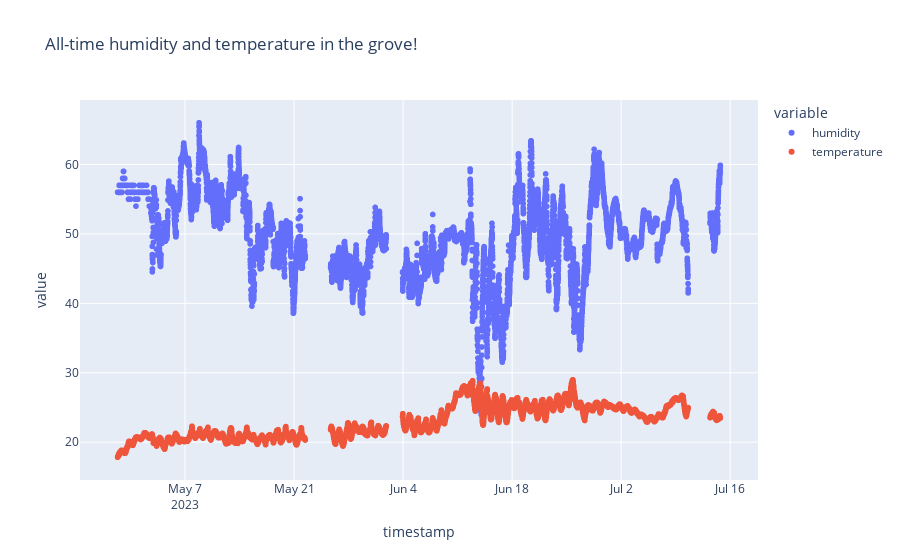

Source (notebook cell):
### Code cell
fig = px.scatter(df, x="timestamp", y=["humidity","temperature"], title='All-time humidity and temperature in the grove!')
fig.show()

### Figure 1 — Plotly figure (JSON) as saved in the notebook; plotly's stock layout.template omitted (floating-point values rounded to 4 significant figures; data arrays with more than 128 entries replaced by an {"elided": "..."} marker saying what was removed)
{"data": [{"hovertemplate": "variable=humidity<br>timestamp=%{x}<br>value=%{y}<extra></extra>", "legendgroup": "humidity", "marker": {"color": "#636efa", "symbol": "circle"}, "mode": "markers", "name": "humidity", "showlegend": true, "type": "scattergl", "x": {"elided": "10265 str values"}, "xaxis": "x", "y": {"elided": "10265 float values"}, "yaxis": "y"}, {"hovertemplate": "variable=temperature<br>timestamp=%{x}<br>value=%{y}<extra></extra>", "legendgroup": "temperature", "marker": {"color": "#EF553B", "symbol": "circle"}, "mode": "markers", "name": "temperature", "showlegend": true, "type": "scattergl", "x": {"elided": "10265 str values"}, "xaxis": "x", "y": {"elided": "10265 float values"}, "yaxis": "y"}], "layout": {"legend": {"title": {"text": "variable"}, "tracegroupgap": 0}, "title": {"text": "All-time humidity and temperature in the grove!"}, "xaxis": {"anchor": "y", "domain": [0, 1], "title": {"text": "timestamp"}}, "yaxis": {"anchor": "x", "domain": [0, 1], "title": {"text": "value"}}}}
